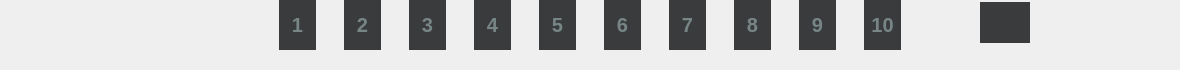
<?xml version="1.0" encoding="UTF-8"?>
<ui version="4.0">
 <class>Form</class>
 <widget class="QWidget" name="Form">
  <property name="geometry">
   <rect>
    <x>0</x>
    <y>0</y>
    <width>1180</width>
    <height>70</height>
   </rect>
  </property>
  <property name="minimumSize">
   <size>
    <width>1180</width>
    <height>70</height>
   </size>
  </property>
  <property name="maximumSize">
   <size>
    <width>1180</width>
    <height>74</height>
   </size>
  </property>
  <property name="windowTitle">
   <string>Form</string>
  </property>
  <layout class="QHBoxLayout" name="horizontalLayout">
   <property name="spacing">
    <number>0</number>
   </property>
   <property name="leftMargin">
    <number>150</number>
   </property>
   <property name="topMargin">
    <number>0</number>
   </property>
   <property name="rightMargin">
    <number>150</number>
   </property>
   <property name="bottomMargin">
    <number>24</number>
   </property>
   <item>
    <widget class="QPushButton" name="first_btn">
     <property name="minimumSize">
      <size>
       <width>50</width>
       <height>41</height>
      </size>
     </property>
     <property name="maximumSize">
      <size>
       <width>50</width>
       <height>41</height>
      </size>
     </property>
     <property name="focusPolicy">
      <enum>Qt::NoFocus</enum>
     </property>
     <property name="styleSheet">
      <string notr="true">QPushButton {
  background-image: url(:/icon/first_default.png);
  background-repeat: no-repeat;
  border: 0px;
}

QPushButton:hover {
  background-image: url(:/icon/first_pressed.png);
  background-repeat: no-repeat;
}</string>
     </property>
     <property name="text">
      <string/>
     </property>
     <property name="checkable">
      <bool>true</bool>
     </property>
    </widget>
   </item>
   <item alignment="Qt::AlignHCenter|Qt::AlignVCenter">
    <widget class="QPushButton" name="prev_btn">
     <property name="minimumSize">
      <size>
       <width>50</width>
       <height>41</height>
      </size>
     </property>
     <property name="maximumSize">
      <size>
       <width>50</width>
       <height>41</height>
      </size>
     </property>
     <property name="focusPolicy">
      <enum>Qt::NoFocus</enum>
     </property>
     <property name="styleSheet">
      <string notr="true">QPushButton {
  background-image: url(:/icon/prev_default.png);
  background-repeat: no-repeat;
  border: 0px;
}

QPushButton:hover {
  background-image: url(:/icon/prev_pressed.png);
  background-repeat: no-repeat;
}</string>
     </property>
     <property name="text">
      <string/>
     </property>
     <property name="checkable">
      <bool>true</bool>
     </property>
    </widget>
   </item>
   <item alignment="Qt::AlignHCenter|Qt::AlignVCenter">
    <widget class="QPushButton" name="page1_btn">
     <property name="minimumSize">
      <size>
       <width>37</width>
       <height>50</height>
      </size>
     </property>
     <property name="maximumSize">
      <size>
       <width>37</width>
       <height>50</height>
      </size>
     </property>
     <property name="focusPolicy">
      <enum>Qt::NoFocus</enum>
     </property>
     <property name="styleSheet">
      <string notr="true">QPushButton {
  background-color: rgb(58, 59, 61); 
  color: rgb(119, 133, 133);
  border: 0px;
  font-family: -apple-system,BlinkMacSystemFont,&quot;Malgun Gothic&quot;,&quot;맑은 고딕&quot;,helvetica,&quot;Apple SD Gothic Neo&quot;,sans-serif;
  font-size: 20px;
  font-weight:bold;
  text-align:center;
}

QPushButton:hover {
  color: white;
  font-weight: bold;
}</string>
     </property>
     <property name="text">
      <string>1</string>
     </property>
     <property name="checkable">
      <bool>true</bool>
     </property>
    </widget>
   </item>
   <item alignment="Qt::AlignHCenter|Qt::AlignVCenter">
    <widget class="QPushButton" name="page2_btn">
     <property name="minimumSize">
      <size>
       <width>37</width>
       <height>50</height>
      </size>
     </property>
     <property name="maximumSize">
      <size>
       <width>37</width>
       <height>50</height>
      </size>
     </property>
     <property name="focusPolicy">
      <enum>Qt::NoFocus</enum>
     </property>
     <property name="styleSheet">
      <string notr="true">QPushButton {
  background-color: rgb(58, 59, 61); 
  color: rgb(119, 133, 133);
  border: 0px;
  font-family: -apple-system,BlinkMacSystemFont,&quot;Malgun Gothic&quot;,&quot;맑은 고딕&quot;,helvetica,&quot;Apple SD Gothic Neo&quot;,sans-serif;
  font-size: 20px;
  font-weight:bold;
  text-align:center;
}

QPushButton:hover {
  color: white;
  font-weight: bold;
}</string>
     </property>
     <property name="text">
      <string>2</string>
     </property>
     <property name="checkable">
      <bool>true</bool>
     </property>
    </widget>
   </item>
   <item alignment="Qt::AlignHCenter|Qt::AlignVCenter">
    <widget class="QPushButton" name="page3_btn">
     <property name="minimumSize">
      <size>
       <width>37</width>
       <height>50</height>
      </size>
     </property>
     <property name="maximumSize">
      <size>
       <width>37</width>
       <height>50</height>
      </size>
     </property>
     <property name="focusPolicy">
      <enum>Qt::NoFocus</enum>
     </property>
     <property name="styleSheet">
      <string notr="true">QPushButton {
  background-color: rgb(58, 59, 61); 
  color: rgb(119, 133, 133);
  border: 0px;
  font-family: -apple-system,BlinkMacSystemFont,&quot;Malgun Gothic&quot;,&quot;맑은 고딕&quot;,helvetica,&quot;Apple SD Gothic Neo&quot;,sans-serif;
  font-size: 20px;
  font-weight:bold;
  text-align:center;
}

QPushButton:hover {
  color: white;
  font-weight: bold;
}</string>
     </property>
     <property name="text">
      <string>3</string>
     </property>
     <property name="checkable">
      <bool>true</bool>
     </property>
    </widget>
   </item>
   <item alignment="Qt::AlignHCenter|Qt::AlignVCenter">
    <widget class="QPushButton" name="page4_btn">
     <property name="minimumSize">
      <size>
       <width>37</width>
       <height>50</height>
      </size>
     </property>
     <property name="maximumSize">
      <size>
       <width>37</width>
       <height>50</height>
      </size>
     </property>
     <property name="focusPolicy">
      <enum>Qt::NoFocus</enum>
     </property>
     <property name="styleSheet">
      <string notr="true">QPushButton {
  background-color: rgb(58, 59, 61); 
  color: rgb(119, 133, 133);
  border: 0px;
  font-family: -apple-system,BlinkMacSystemFont,&quot;Malgun Gothic&quot;,&quot;맑은 고딕&quot;,helvetica,&quot;Apple SD Gothic Neo&quot;,sans-serif;
  font-size: 20px;
  font-weight:bold;
  text-align:center;
}

QPushButton:hover {
  color: white;
  font-weight: bold;
}</string>
     </property>
     <property name="text">
      <string>4</string>
     </property>
     <property name="checkable">
      <bool>true</bool>
     </property>
    </widget>
   </item>
   <item alignment="Qt::AlignHCenter|Qt::AlignVCenter">
    <widget class="QPushButton" name="page5_btn">
     <property name="minimumSize">
      <size>
       <width>37</width>
       <height>50</height>
      </size>
     </property>
     <property name="maximumSize">
      <size>
       <width>37</width>
       <height>50</height>
      </size>
     </property>
     <property name="focusPolicy">
      <enum>Qt::NoFocus</enum>
     </property>
     <property name="styleSheet">
      <string notr="true">QPushButton {
  background-color: rgb(58, 59, 61); 
  color: rgb(119, 133, 133);
  border: 0px;
  font-family: -apple-system,BlinkMacSystemFont,&quot;Malgun Gothic&quot;,&quot;맑은 고딕&quot;,helvetica,&quot;Apple SD Gothic Neo&quot;,sans-serif;
  font-size: 20px;
  font-weight:bold;
  text-align:center;
}

QPushButton:hover {
  color: white;
  font-weight: bold;
}</string>
     </property>
     <property name="text">
      <string>5</string>
     </property>
     <property name="checkable">
      <bool>true</bool>
     </property>
    </widget>
   </item>
   <item alignment="Qt::AlignHCenter|Qt::AlignVCenter">
    <widget class="QPushButton" name="page6_btn">
     <property name="minimumSize">
      <size>
       <width>37</width>
       <height>50</height>
      </size>
     </property>
     <property name="maximumSize">
      <size>
       <width>37</width>
       <height>50</height>
      </size>
     </property>
     <property name="focusPolicy">
      <enum>Qt::NoFocus</enum>
     </property>
     <property name="styleSheet">
      <string notr="true">QPushButton {
  background-color: rgb(58, 59, 61); 
  color: rgb(119, 133, 133);
  border: 0px;
  font-family: -apple-system,BlinkMacSystemFont,&quot;Malgun Gothic&quot;,&quot;맑은 고딕&quot;,helvetica,&quot;Apple SD Gothic Neo&quot;,sans-serif;
  font-size: 20px;
  font-weight:bold;
  text-align:center;
}

QPushButton:hover {
  color: white;
  font-weight: bold;
}</string>
     </property>
     <property name="text">
      <string>6</string>
     </property>
     <property name="checkable">
      <bool>true</bool>
     </property>
    </widget>
   </item>
   <item alignment="Qt::AlignHCenter|Qt::AlignVCenter">
    <widget class="QPushButton" name="page7_btn">
     <property name="minimumSize">
      <size>
       <width>37</width>
       <height>50</height>
      </size>
     </property>
     <property name="maximumSize">
      <size>
       <width>37</width>
       <height>50</height>
      </size>
     </property>
     <property name="focusPolicy">
      <enum>Qt::NoFocus</enum>
     </property>
     <property name="styleSheet">
      <string notr="true">QPushButton {
  background-color: rgb(58, 59, 61); 
  color: rgb(119, 133, 133);
  border: 0px;
  font-family: -apple-system,BlinkMacSystemFont,&quot;Malgun Gothic&quot;,&quot;맑은 고딕&quot;,helvetica,&quot;Apple SD Gothic Neo&quot;,sans-serif;
  font-size: 20px;
  font-weight:bold;
  text-align:center;
}

QPushButton:hover {
  color: white;
  font-weight: bold;
}</string>
     </property>
     <property name="text">
      <string>7</string>
     </property>
     <property name="checkable">
      <bool>true</bool>
     </property>
    </widget>
   </item>
   <item alignment="Qt::AlignHCenter|Qt::AlignVCenter">
    <widget class="QPushButton" name="page8_btn">
     <property name="minimumSize">
      <size>
       <width>37</width>
       <height>50</height>
      </size>
     </property>
     <property name="maximumSize">
      <size>
       <width>37</width>
       <height>50</height>
      </size>
     </property>
     <property name="focusPolicy">
      <enum>Qt::NoFocus</enum>
     </property>
     <property name="styleSheet">
      <string notr="true">QPushButton {
  background-color: rgb(58, 59, 61); 
  color: rgb(119, 133, 133);
  border: 0px;
  font-family: -apple-system,BlinkMacSystemFont,&quot;Malgun Gothic&quot;,&quot;맑은 고딕&quot;,helvetica,&quot;Apple SD Gothic Neo&quot;,sans-serif;
  font-size: 20px;
  font-weight:bold;
  text-align:center;
}

QPushButton:hover {
  color: white;
  font-weight: bold;
}</string>
     </property>
     <property name="text">
      <string>8</string>
     </property>
     <property name="checkable">
      <bool>true</bool>
     </property>
    </widget>
   </item>
   <item alignment="Qt::AlignHCenter|Qt::AlignVCenter">
    <widget class="QPushButton" name="page9_btn">
     <property name="minimumSize">
      <size>
       <width>37</width>
       <height>50</height>
      </size>
     </property>
     <property name="maximumSize">
      <size>
       <width>37</width>
       <height>50</height>
      </size>
     </property>
     <property name="focusPolicy">
      <enum>Qt::NoFocus</enum>
     </property>
     <property name="styleSheet">
      <string notr="true">QPushButton {
  background-color: rgb(58, 59, 61); 
  color: rgb(119, 133, 133);
  border: 0px;
  font-family: -apple-system,BlinkMacSystemFont,&quot;Malgun Gothic&quot;,&quot;맑은 고딕&quot;,helvetica,&quot;Apple SD Gothic Neo&quot;,sans-serif;
  font-size: 20px;
  font-weight:bold;
  text-align:center;
}

QPushButton:hover {
  color: white;
  font-weight: bold;
}</string>
     </property>
     <property name="text">
      <string>9</string>
     </property>
     <property name="checkable">
      <bool>true</bool>
     </property>
    </widget>
   </item>
   <item alignment="Qt::AlignHCenter|Qt::AlignVCenter">
    <widget class="QPushButton" name="page10_btn">
     <property name="minimumSize">
      <size>
       <width>37</width>
       <height>50</height>
      </size>
     </property>
     <property name="maximumSize">
      <size>
       <width>37</width>
       <height>50</height>
      </size>
     </property>
     <property name="focusPolicy">
      <enum>Qt::NoFocus</enum>
     </property>
     <property name="styleSheet">
      <string notr="true">QPushButton {
  background-color: rgb(58, 59, 61); 
  color: rgb(119, 133, 133);
  border: 0px;
  font-family: -apple-system,BlinkMacSystemFont,&quot;Malgun Gothic&quot;,&quot;맑은 고딕&quot;,helvetica,&quot;Apple SD Gothic Neo&quot;,sans-serif;
  font-size: 20px;
  font-weight:bold;
  text-align:center;
}

QPushButton:hover {
  color: white;
  font-weight: bold;
}</string>
     </property>
     <property name="text">
      <string>10</string>
     </property>
     <property name="checkable">
      <bool>true</bool>
     </property>
    </widget>
   </item>
   <item alignment="Qt::AlignHCenter|Qt::AlignVCenter">
    <widget class="QPushButton" name="next_btn">
     <property name="minimumSize">
      <size>
       <width>50</width>
       <height>41</height>
      </size>
     </property>
     <property name="maximumSize">
      <size>
       <width>50</width>
       <height>41</height>
      </size>
     </property>
     <property name="focusPolicy">
      <enum>Qt::NoFocus</enum>
     </property>
     <property name="styleSheet">
      <string notr="true">QPushButton {
  background-image: url(:/icon/next_default.png);
  background-repeat: no-repeat;
  border: 0px;
}

QPushButton:hover {
  background-image: url(:/icon/next_pressed.png);
  background-repeat: no-repeat;
}</string>
     </property>
     <property name="text">
      <string/>
     </property>
     <property name="checkable">
      <bool>true</bool>
     </property>
    </widget>
   </item>
   <item>
    <widget class="QPushButton" name="pushButton_2">
     <property name="minimumSize">
      <size>
       <width>50</width>
       <height>41</height>
      </size>
     </property>
     <property name="maximumSize">
      <size>
       <width>50</width>
       <height>41</height>
      </size>
     </property>
     <property name="focusPolicy">
      <enum>Qt::NoFocus</enum>
     </property>
     <property name="styleSheet">
      <string notr="true">QPushButton {
  background-color: rgb(58, 59, 61); 
  color: rgb(119, 133, 133);
  border: 0px;
  font-family: -apple-system,BlinkMacSystemFont,&quot;Malgun Gothic&quot;,&quot;맑은 고딕&quot;,helvetica,&quot;Apple SD Gothic Neo&quot;,sans-serif;
  font-size: 25px;
  font-weight:bold;
  text-align:center;
}

QPushButton:hover {
  color: white;
  font-weight: bold;
}</string>
     </property>
     <property name="text">
      <string/>
     </property>
    </widget>
   </item>
  </layout>
 </widget>
 <resources>
  <include location="images.qrc"/>
 </resources>
 <connections/>
</ui>
